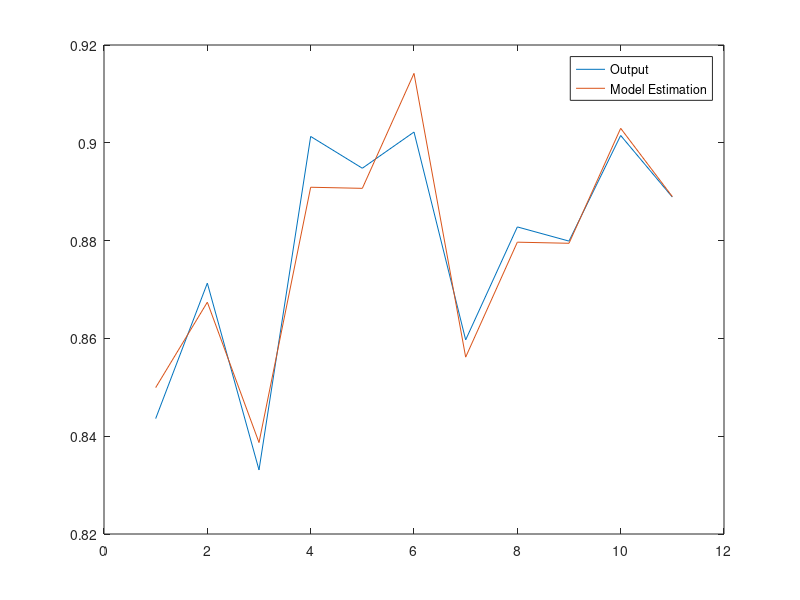

Source code (MATLAB):
%% IMPORTANTE
% Como levar tudo em conta ? 
% Velocidade, Duração, Desempenho, Frequencias, Altura, Delta_Bateria
% Trials/Ciclo

%%
clear;close all;clc
TotalDist = 2*463 + 30; %tirado do earth
ID = 0.01.*[84.36 87.13 83.31 90.13 89.48 90.22 85.97 88.28 87.99 90.15 88.89]';
%Durs = [197 215 187 215 330 335 215 215 330 333 254]';
Vels = [10 8 10 8 4 4 8 8 4 4 6]';
Durs = TotalDist./Vels;
H = [30 30 30 25 30 25 30 25 30 25 27.5]';
Freqs = [12.5 12.5 50 12.5 12.5 12.5 50 50 50 50 25]';

Vels_i = 1./Vels;
H_i = 1./H;
Freqs_i = 1./Freqs;
Durs_i = 1./Durs;

n = length(ID);
Y = ID;
% X = Durs';
X_i =  [ones(n,1) Vels_i H_i Freqs];
X_normal = [ones(n,1) Vels.*Vels H Freqs];

X = X_normal;

Beta = inv((X'*X))*X'*Y; %Mínimos Quadrados

disp('Erro médio quadrático')
Err = Y - X*Beta
Errsqr = Err'*Err



plot(Y)
hold on
plot(X*Beta)
legend('Output','Model Estimation')
return
%% Try 100
Qb = 1;
nx = size(X,2);
Qx = eye(nx);
% Qx = zeros(size(X,2));
Qx(1,1) = 0;
% J = (1-X*Beta)'*Qb*(1-X*Beta) + X'*Qx*X

% X_otm = inv(Beta*Beta' + Qx)*Beta

% J_otm = (1-X_otm'*Beta)'*Qb*(1-X_otm'*Beta) + X_otm'*Qx*X_otm

% ID = X_otm'*Beta

%          min 0.5*x'*H*x + f'*x   subject to:  A*x <= b 
%               x  

H = Beta*Beta'+Qx;
f = Beta;
Acon = [eye(nx);-eye(nx)];
Xmax = [1.1 300 100 100 300]; %limite máximo variavies
Xmin = [0.9 0 0 0 0]; % // mínimo
Bcon = [Xmax;-Xmin];

X_otm = -quadprog(H,f,Acon,Bcon) %N funciona

ID = X_otm'*Beta
J_otm = (1-X_otm'*Beta)'*Qb*(1-X_otm'*Beta) + X_otm'*Qx*X_otm

return %Ignora
%% Cost
% X = [delta_t h f vels]
Ref = 100;
alfa = Ref - Beta(1);
Beta_ = Beta(2:end);
n_beta = length(Beta_)
Qb = eye(n_beta);
%          min 0.5*x'*H*x + f'*x   subject to:  A*x <= b 
%               x  

H = Beta_*Beta_'+Qb
f = Beta_*alfa;
Acon = [eye(n_beta);-eye(n_beta)];
Xmax = [300 100 100 10]; %limite máximo variavies
Xmin = [-100 -100 -100 -100]; % // mínimo
Bcon = [Xmax;-Xmin];
X_otm = quadprog(H,f,Acon,Bcon) %N funciona

% Performance = Beta(1) + Beta_'*X(1,2:end)'
Performance = Beta(1) + Beta_'*X_otm

% Qb = eye(length(Beta_))
% Qb(2,2) = 0;
% % Qb(3,3) = 1
% X_otm = inv(Beta_*Beta_'+Qb)*Beta_*alfa
% % X_otm = X(1,2:end)'
% J = (alfa - Beta_'*X_otm) + X_otm'*Qb*X_otm

return %Ignora
% ???
% MaxID = 100;
% alfa = [MaxID*ones(n,1) - Beta(1)*ones(n,1) - Beta(2)*Durs - Beta(3)*H - Beta(4)*Freqs - Beta(5)*Vels]
% Qd = eye(n);
% Qt = eye(n);
% 
% Durs_ = inv(Beta(2)*Qd+Qt)*(Beta(2)*Qd*alfa)
% ??? END


